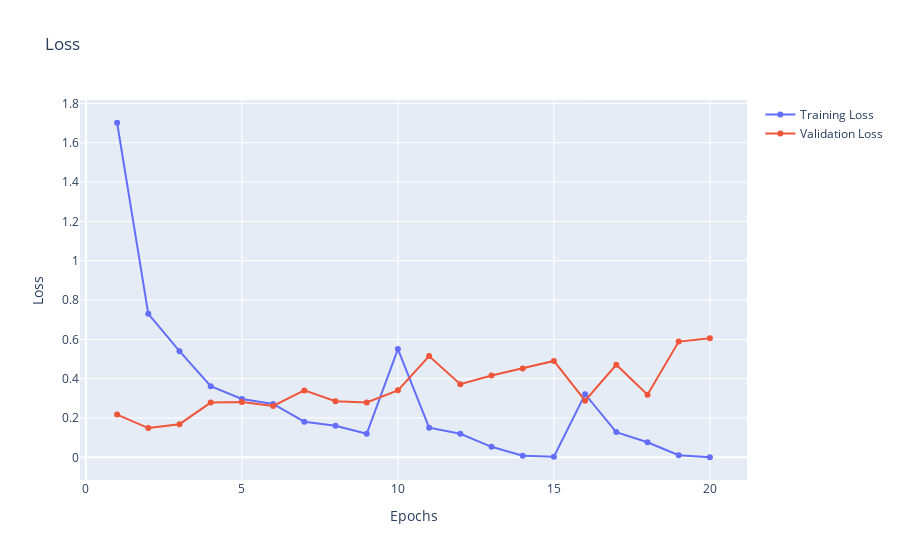

The cell this chart's notebook holds for it:
### Markdown cell above
#### Visualising Training Results

### Code cell
b_cls_trainer.mm.get_metric_chart("loss")

### Figure 1 — Plotly figure (JSON) as saved in the notebook; plotly's stock layout.template omitted (floating-point values rounded to 4 significant figures)
{"data": [{"mode": "lines+markers", "name": "Training Loss", "text": "", "type": "scatter", "x": [1, 2, 3, 4, 5, 6, 7, 8, 9, 10, 11, 12, 13, 14, 15, 16, 17, 18, 19, 20], "y": [1.702, 0.73, 0.5399, 0.362, 0.2968, 0.2715, 0.1811, 0.1607, 0.1195, 0.5508, 0.1506, 0.1196, 0.05329, 0.008175, 0.002441, 0.3209, 0.1282, 0.07626, 0.01031, 0.0002424]}, {"mode": "lines+markers", "name": "Validation Loss", "text": "", "type": "scatter", "x": [1, 2, 3, 4, 5, 6, 7, 8, 9, 10, 11, 12, 13, 14, 15, 16, 17, 18, 19, 20], "y": [0.2175, 0.1487, 0.1684, 0.2784, 0.2811, 0.2612, 0.3402, 0.2849, 0.2793, 0.3406, 0.5149, 0.3721, 0.4158, 0.4513, 0.4902, 0.288, 0.4707, 0.3185, 0.5886, 0.605]}], "layout": {"title": {"text": "Loss"}, "xaxis": {"title": {"text": "Epochs"}}, "yaxis": {"title": {"text": "Loss"}}}}
